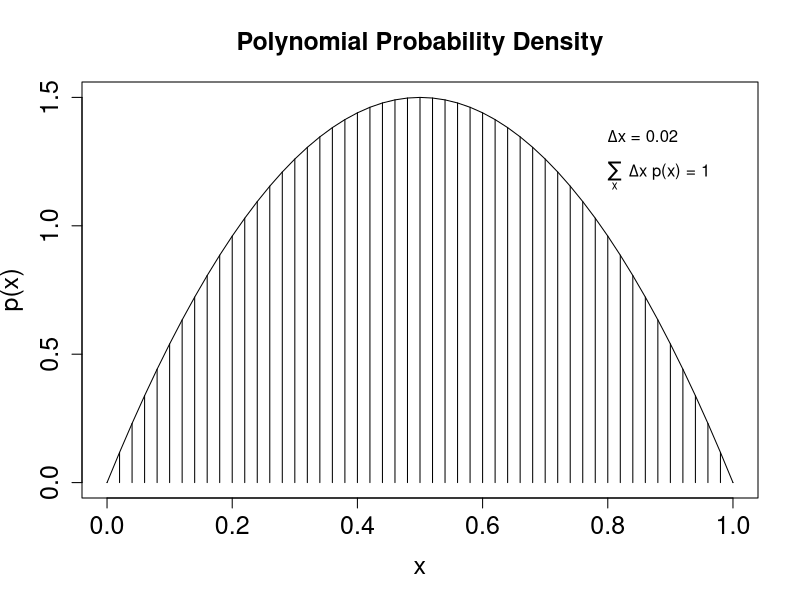

Reproduce this figure in R.
#!/usr/bin/env Rscript
# -*- mode: R -*-

#------------------------------------------------------------------------
# Define information about the plot
#------------------------------------------------------------------------

xaxis_low  = 0.0
xaxis_high = 1.0

#------------------------------------------------------------------------
# How thin will the areas that you divide the plot into be?
#------------------------------------------------------------------------

dx = 0.02

#------------------------------------------------------------------------
# Define the plot divisions (x-axis)
#------------------------------------------------------------------------

x = seq ( from = xaxis_low, to = xaxis_high, by = dx )

#------------------------------------------------------------------------
# Define the y-axis, "y"
# "y" is actually a sequence based on x
# Note that R knows about sqrt and exp functions
# Note that R knows about pi constant
#------------------------------------------------------------------------

y = 6.0 * x * (1-x)

#------------------------------------------------------------------------
# Plot the function as a histogram
# type="h" means draw vertical lines
# lwd means "line width"
#------------------------------------------------------------------------

pdf("plots/plot_polynomial.pdf")

plot( x, y, type="h", lwd=1, cex.axis=1.5,
     xlab="x", ylab="p(x)" , cex.lab=1.5,
     main="Polynomial Probability Density", cex.main=1.5)

#------------------------------------------------------------------------
# Draw the smooth bell curve too
#------------------------------------------------------------------------

lines(x, y)

#------------------------------------------------------------------------
# We can approximate the area of the integral using the rectangular method
# Note that we are doing multiple steps here:
# 1. Making a new sequence where every value of "y" is multiplied by the scalar "dx"
# 2. Taking the sum of every entry in that new sequence
#------------------------------------------------------------------------

area = sum(dx * y)

#------------------------------------------------------------------------
# Paste that info onto the graph
# Note new function "max"
#------------------------------------------------------------------------

text(  0.8, 0.9 * max(y), bquote(paste(Delta, "x = ", .(dx        ))), adj = c(0,0.5))
text(  0.8, 0.8 * max(y), bquote(paste(sum(,x,), " ", Delta, "x p(x) = ", .(signif(area,3)))), adj = c(0,0.5))

#------------------------------------------------------------------------
# Turn the graphics off
#------------------------------------------------------------------------

graphics.off()
